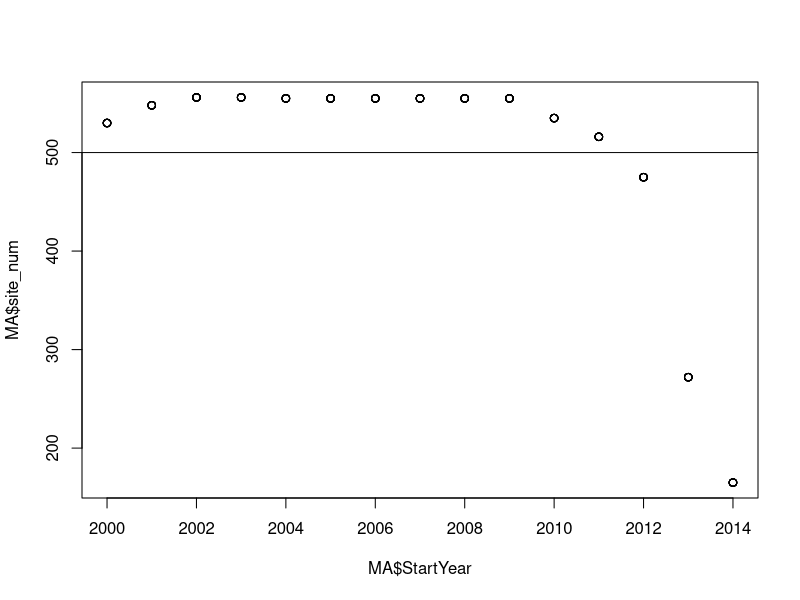
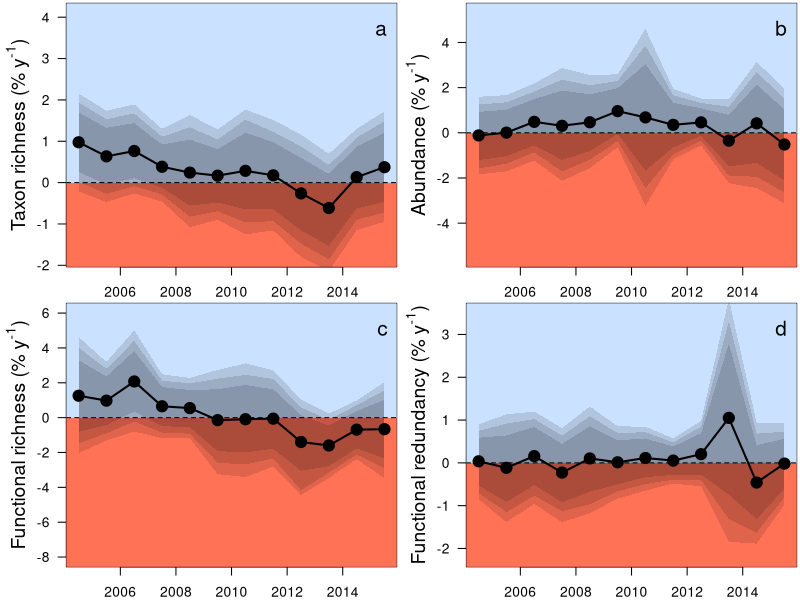

Write the R code that produced these figures, in order.
##Set working directory
setwd("C:/Users/Ellen/Desktop/aquatic_data/git/EuroAquaticMacroInverts/")

# attach data
MA <- read.csv("outputs/HighThresholdMovingAve_YrEsts.csv")
MA$meanYr <- (MA$StartYear+ 4.5)
head(MA)
MA = subset(MA, select = -c(X) )
unique(MA$Response)
plot(MA$site_num~MA$StartYear)
abline(h=500)


tiff(filename = "plots/Fig3_movingWindow/HighThreshold_MovingAverages.tiff", width = 8, height = 6.5, units = 'in', res = 600, compression = 'lzw')
par(mfrow=c(2,2),mar=c(2,4,0.2,0.2))

#plot for spp richness
SR <- subset(MA, Response == "higherthresholdspp_richness")
ave_SppRich <- 27.28712314
st <-(SR[1:(nrow(SR)),3:12]/ave_SppRich)*100
sr <- cbind(SR$StartYear, SR$site_num, SR$meanYr, st)
names(sr)[names(sr) == 'SR$StartYear'] <- 'StartYear'
names(sr)[names(sr) == 'SR$site_num'] <- 'site_num'
names(sr)[names(sr) == 'SR$meanYr'] <- 'meanYr'
#select yrs with enough sites to be representative
SRs <- sr[ which(sr$StartYear <2012), ] # this is min 500 sites

plot(SRs$Estimate~SRs$meanYr,ylab="", cex=1.5, xlab="", type="n", las=1, ylim=c(-1.8,4.1), xlim=c(2004.5,2015.5))#ylim=c(-0.8,2.55))
title(ylab=expression(paste("Taxon richness (% y"^"-1", ")")), line=2,cex.lab=1.4)
#title(xlab="Mean year of moving window", line=2,cex.lab=1.3)
polygon(x = c(0, 0, 2040, 2040), y = c(-100, 0, 0, -100), col ="coral1", border = NA)
polygon(x = c(0, 0, 2040, 2040), y = c(100, 0, 0, 100), col ="lightsteelblue1", border = NA)
abline(h=0,lty=2)
polygon(x = c(SRs$meanYr,rev(SRs$meanYr)), y = c(SRs$Q2.5,rev(SRs$Q97.5)),col="#00000020", border = NA)
polygon(x = c(SRs$meanYr,rev(SRs$meanYr)), y = c(SRs$Q5,rev(SRs$Q95)), col ="#00000020", border = NA)
polygon(x = c(SRs$meanYr,rev(SRs$meanYr)), y = c(SRs$Q10,rev(SRs$Q90)), col ="#00000020", border = NA)
#box(lwd=2)
points(SRs$Estimate~SRs$meanYr, pch=21,bg=1,cex=1.8)#pch="-",
points(SRs$Estimate~SRs$meanYr,type="l",lwd=2)
legend("topright", bty="n", legend="a",cex=1.5)

#plot for abundance
SR <- subset(MA, Response == "higherthresholdabundance")
st <-(SR[1:(nrow(SR)),3:12]*100)
sr <- cbind(SR$StartYear, SR$site_num, SR$meanYr, st)
names(sr)[names(sr) == 'SR$StartYear'] <- 'StartYear'
names(sr)[names(sr) == 'SR$site_num'] <- 'site_num'
names(sr)[names(sr) == 'SR$meanYr'] <- 'meanYr'
#select yrs with enough sites to be representative
SRs <- sr[ which(sr$StartYear <2012), ] # this is min 500 sites

plot(SRs$Estimate~SRs$meanYr,ylab="", cex=1.5, xlab="", type="n", las=1, ylim=c(-5.5,5.3), xlim=c(2004.5,2015.5)) #ylim=c(-0.57,0.4))
title(ylab=expression(paste("Abundance (% y"^"-1", ")")), line=2,cex.lab=1.4)
title(xlab="Mean year of moving window", line=2.4,cex.lab=1.3)
polygon(x = c(0, 0, 2040, 2040), y = c(-100, 0, 0, -100), col ="coral1", border = NA)
polygon(x = c(0, 0, 2040, 2040), y = c(100, 0, 0, 100), col ="lightsteelblue1", border = NA)
abline(h=0,lty=2)
polygon(x = c(SRs$meanYr,rev(SRs$meanYr)), y = c(SRs$Q2.5,rev(SRs$Q97.5)),col="#00000020", border = NA)
polygon(x = c(SRs$meanYr,rev(SRs$meanYr)), y = c(SRs$Q5,rev(SRs$Q95)), col ="#00000020", border = NA)
polygon(x = c(SRs$meanYr,rev(SRs$meanYr)), y = c(SRs$Q10,rev(SRs$Q90)), col ="#00000020", border = NA)
points(SRs$Estimate~SRs$meanYr, pch=21,bg=1,cex=1.8)#pch="-",
points(SRs$Estimate~SRs$meanYr,type="l",lwd=2)
legend("topright", bty="n", legend="b",cex=1.5)

#plot for FRic
SR <- subset(MA, Response == "higherthresholdFRic")
st <-(SR[1:(nrow(SR)),3:12])*100
sr <- cbind(SR$StartYear, SR$site_num, SR$meanYr, st)
names(sr)[names(sr) == 'SR$StartYear'] <- 'StartYear'
names(sr)[names(sr) == 'SR$site_num'] <- 'site_num'
names(sr)[names(sr) == 'SR$meanYr'] <- 'meanYr'
#select yrs with enough sites to be representative
SRs <- sr[ which(sr$StartYear <2012), ] # this is min 500 sites

plot(SRs$Estimate~SRs$meanYr,ylab="", cex=1.5, xlab="", type="n", las=1, ylim=c(-8,6), xlim=c(2004.5,2015.5)) #ylim=c(-0.57,0.4))
title(ylab=expression(paste("Functional richness (% y"^"-1", ")")), line=2,cex.lab=1.4)
title(xlab="Mean year of moving window", line=2.4,cex.lab=1.3)
polygon(x = c(0, 0, 2040, 2040), y = c(-100, 0, 0, -100), col ="coral1", border = NA)
polygon(x = c(0, 0, 2040, 2040), y = c(100, 0, 0, 100), col ="lightsteelblue1", border = NA)
abline(h=0,lty=2)
polygon(x = c(SRs$meanYr,rev(SRs$meanYr)), y = c(SRs$Q2.5,rev(SRs$Q97.5)),col="#00000020", border = NA)
polygon(x = c(SRs$meanYr,rev(SRs$meanYr)), y = c(SRs$Q5,rev(SRs$Q95)), col ="#00000020", border = NA)
polygon(x = c(SRs$meanYr,rev(SRs$meanYr)), y = c(SRs$Q10,rev(SRs$Q90)), col ="#00000020", border = NA)
points(SRs$Estimate~SRs$meanYr, pch=21,bg=1,cex=1.8)#pch="-",
points(SRs$Estimate~SRs$meanYr,type="l",lwd=2)
legend("topright", bty="n", legend="c",cex=1.5)

#plot for FRed
SR <- subset(MA, Response == "higherthresholdFRed")
ave_FRed <- 0.291145846
st <-(SR[1:(nrow(SR)),3:12]/ave_FRed)*100
sr <- cbind(SR$StartYear, SR$site_num, SR$meanYr, st)
names(sr)[names(sr) == 'SR$StartYear'] <- 'StartYear'
names(sr)[names(sr) == 'SR$site_num'] <- 'site_num'
names(sr)[names(sr) == 'SR$meanYr'] <- 'meanYr'
#select yrs with enough sites to be representative
SRs <- sr[ which(sr$StartYear <2012), ] # this is min 500 sites

plot(SRs$Estimate~SRs$meanYr,ylab="", cex=1.5, xlab="", type="n", las=1, ylim=c(-2.2,3.5), xlim=c(2004.5,2015.5)) #ylim=c(-0.57,0.4))
title(ylab=expression(paste("Functional redundancy (% y"^"-1", ")")), line=2,cex.lab=1.4)
title(xlab="Mean year of moving window", line=2.4,cex.lab=1.3)
polygon(x = c(0, 0, 2040, 2040), y = c(-100, 0, 0, -100), col ="coral1", border = NA)
polygon(x = c(0, 0, 2040, 2040), y = c(100, 0, 0, 100), col ="lightsteelblue1", border = NA)
abline(h=0,lty=2)
polygon(x = c(SRs$meanYr,rev(SRs$meanYr)), y = c(SRs$Q2.5,rev(SRs$Q97.5)),col="#00000020", border = NA)
polygon(x = c(SRs$meanYr,rev(SRs$meanYr)), y = c(SRs$Q5,rev(SRs$Q95)), col ="#00000020", border = NA)
polygon(x = c(SRs$meanYr,rev(SRs$meanYr)), y = c(SRs$Q10,rev(SRs$Q90)), col ="#00000020", border = NA)
points(SRs$Estimate~SRs$meanYr, pch=21,bg=1,cex=1.8)#pch="-",
points(SRs$Estimate~SRs$meanYr,type="l",lwd=2)
legend("topright", bty="n", legend="d",cex=1.5)

dev.off()


####
#####################
###############################################
################################################

####old code#####
#arrows(SRs$meanYr, SRs$Q2.5, SRs$meanYr, SRs$Q97.5, length=0.05, angle=90, code=0,lwd=1)
#arrows(SRs$meanYr, SRs$Q5, SRs$meanYr, SRs$Q95, length=0.05, angle=90, code=0,lwd=3)
#arrows(SRs$meanYr, SRs$Q10, SRs$meanYr, SRs$Q90, length=0.05, angle=90, code=0,lwd=5)
#abline(h=0)

x1<-rep(c(0),each=length(sr$Q2.5))

polygon(x = c(sr$meanYr,rev(sr$meanYr)), y = c(sr$Q2.5,x1), col = "firebrick4",border = NA)
polygon(x = c(sr$meanYr,rev(sr$meanYr)), y = c(sr$Q5,x1), col = "firebrick3",border = NA)
polygon(x = c(sr$meanYr,rev(sr$meanYr)), y = c(sr$Q10,x1), col = "firebrick1",border = NA)

polygon(x = c(sr$meanYr,rev(sr$meanYr)), y = c(x1,rev(sr$Q97.5)), col = "dodgerblue4",border = NA)
polygon(x = c(sr$meanYr,rev(sr$meanYr)), y = c(x1,rev(sr$Q95)), col = "dodgerblue",border = NA)
polygon(x = c(sr$meanYr,rev(sr$meanYr)), y = c(x1,rev(sr$Q90)), col = "lightblue",border = NA)

polygon(x = c(sr$meanYr,rev(sr$meanYr)), y = c(x1,rev(sr$Q2.5)), col = "firebrick4",border = NA)
polygon(x = c(sr$meanYr,rev(sr$meanYr)), y = c(x1,rev(sr$Q5)), col = "firebrick3",border = NA)
polygon(x = c(sr$meanYr,rev(sr$meanYr)), y = c(x1,rev(sr$Q10)), col = "firebrick1",border = NA)
